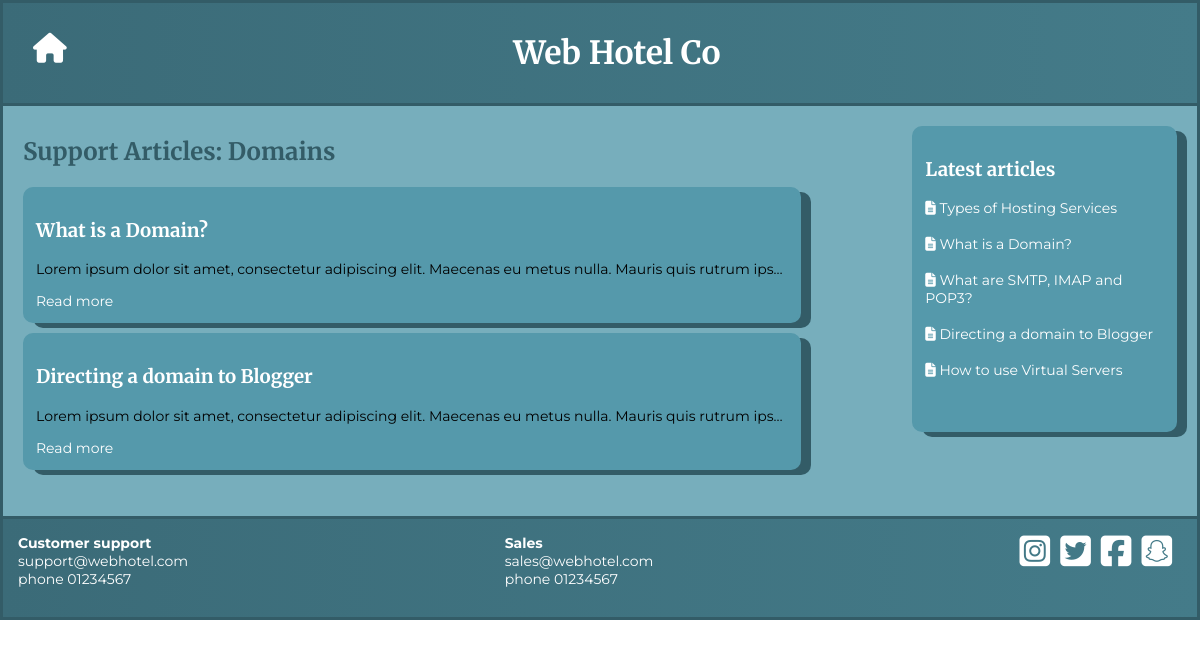
Screenshot of /support-articles.php?categoryID=1 with the database file from the repository.
### tables this page shows
CREATE TABLE `articles` (
  `article_id` int(11) NOT NULL,
  `title` varchar(200) NOT NULL,
  `text` text NOT NULL,
  `category_id` int(11) NOT NULL,
  `author` varchar(20) NOT NULL,
  `publish_date` date NOT NULL
);

CREATE TABLE `categories` (
  `category_id` int(11) NOT NULL,
  `name` varchar(50) NOT NULL,
  `order_number` int(11) NOT NULL
);

### support-articles.php (the view, shortened to what this page needs)
<!DOCTYPE html>
<html lang="en" dir="ltr">
  <head>
    <link rel="stylesheet" href="css/stylesheet.css">
  <body>
    <div class="container">
      <?php include('header.php'); ?>
      <?php require_once('connection.php') ; ?>
      <div class="support-container">
      <?php
      $categoryID = $_GET["categoryID"];
      $sql ="SELECT  * FROM categories LEFT JOIN articles ON categories.category_id = articles.category_id
       WHERE categories.category_id = $categoryID ORDER BY articles.publish_date DESC";
      $result = $conn->query($sql);
      if ($result->num_rows> 0 ) {
         while($row = $result->fetch_assoc()) {
            if (isset( $_GET["categoryID"])){
                $text = strip_tags($row["text"]);
           if($categoryID == $categoryID ){
                if(!isset($title)){
                    $title = '<h2> Support Articles: '.$row["name"].'</h2>';
                    echo $title;
                }
             $info =('<div class="support-category">
                      <h3>'.$row["title"].'</h3>
                      <p>'.$text.'</p>
                      <a href="article.php?articleID='.$row["article_id"].'">Read more</a>
                      </div>');
              if($row["article_id"] == NULL){
                  echo "<p>
                  No articles yet
                  </p>";
              }else{
                  echo $info;
              }
            }
          }
        }
      } else {
      echo "Empty";
      }
?>
      </div>
      <?php include('latest-articles.php'); ?>
      <?php include('footer.php'); ?>
      </div>
  </body>
</html>

### latest-articles.php
<!DOCTYPE html>
<html lang="en" dir="ltr">
  <head>
  </head>
  <body>
    <?php require_once('connection.php') ; ?>
    <div class="right-column">
      <h3>Latest articles</h3>
      <?php
      $sql = "SELECT title, article_id FROM articles ORDER BY publish_date DESC LIMIT 10";
      $result = $conn->query($sql);
      if ($result->num_rows > 0) {
         while($row = $result->fetch_assoc()) {
             echo ' <a href="article.php?articleID='.$row["article_id"].'"><i class="fa-solid fa-file-lines"></i> '.$row["title"].'</a> <br><br>';
         }
      }
       ?>
    </div>
  </body>
</html>

### css/stylesheet.css (style rules this page uses)
body { margin: 0; }
.container { border-style: solid; background-color: #77aebc; border-color: #335c67; }
.support-container { margin: 10px 10px 10px 0; padding: 10px; }
.support-category { border-style: solid; float: left; padding: 10px; border-color: #5599ab; border-radius: 10px; box-shadow: 10px 5px #335c67; background-color: #5599ab; margin-bottom:10px; }
.support-category h3 { color: white; }
.support-category p { min-width: 150px; text-overflow: ellipsis; overflow: hidden; white-space: nowrap; }
.right-column { float: left; border-style: solid; padding: 10px; margin: 10px; border-color: #5599ab; border-radius: 10px; background-color: #5599ab; }
.right-column h3 { color: white; }
a { text-decoration: none; color: white; }
p, a { font-family: 'Montserrat', sans-serif; font-size: 14px; }
h1, h2, h3 { font-family: 'Merriweather', serif; color: #335c67; }
@media screen and (min-width: 320px) { .support-container { min-height: 150px; } }
@media screen and (min-width: 320px) { .support-category { width: 90%; margin-right: 10px; box-shadow: 5px 5px #335c67; } }
@media screen and (min-width: 320px) { .support-category p { max-width: 1200px; } }
@media screen and (min-width: 320px) { .right-column { width: 85%; margin-bottom: 20px; min-height: 200px; box-shadow: 5px 5px #335c67; } }
@media screen and (min-width: 530px) { .support-container { width: 50%; margin-left: 10px; min-height: 360px; float: left; } }
@media screen and (min-width: 530px) { .support-container h2 { margin-top: 0; } }
@media screen and (min-width: 530px) { .support-category { width: 100%; box-shadow: 10px 5px #335c67; } }
@media screen and (min-width: 530px) { .right-column { margin-right: 20px; min-height: 280px; width: 30%; float: right; box-shadow: 10px 5px #335c67; } }
@media screen and (min-width: 800px) { .support-container { width: 60%; } }
@media screen and (min-width: 800px) { .support-category { max-width: 90%; } }
@media screen and (min-width: 800px) { .right-column { width: 25%; } }
@media screen and (min-width: 1000px) { .support-container { width: 70%; } }
@media screen and (min-width: 1000px) { .right-column { width: 20%; } }

### rows the page displays
articles: category.name "Domains", title "What is a Domain?", text "Lorem ipsum dolor sit amet, consectetur adipiscing elit. Maecenas eu metus nulla. Mauris quis rutrum ips…"
articles: title "Directing a domain to Blogger", text "Lorem ipsum dolor sit amet, consectetur adipiscing elit. Maecenas eu metus nulla. Mauris quis rutrum ips…"
articles: title "Types of Hosting Services"
articles: title "What are SMTP, IMAP and POP3?"
articles: title "How to use Virtual Servers"
